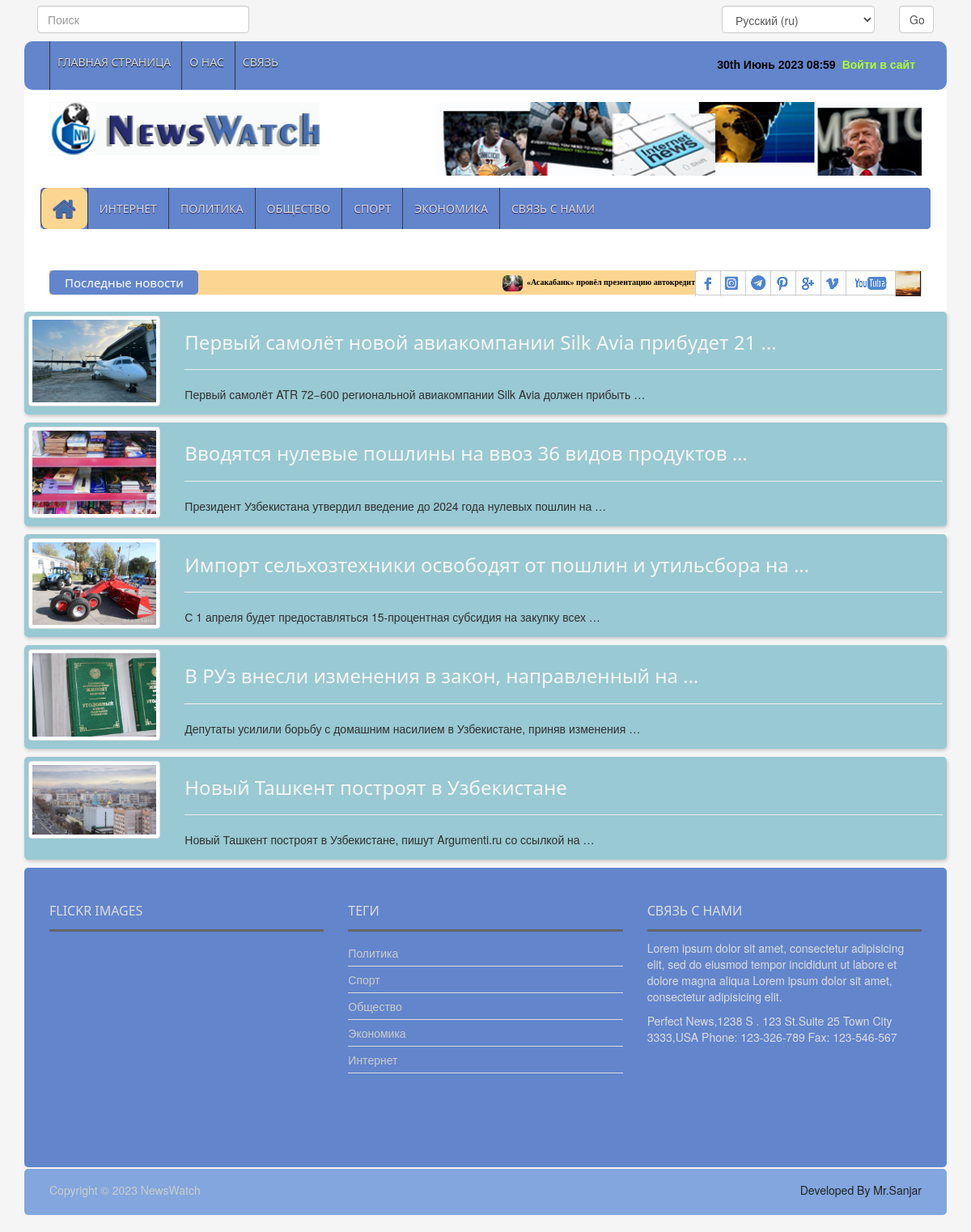
Page /ru/internet-news/ on the committed database.
### news_app/models.py (models this page shows, shortened)
class News(models.Model):
    class Status(models.TextChoices):
        Draft = "DF", "Draft"
        Published = "PB", "Published"
    title = models.CharField(max_length=200)
    slug = models.SlugField(max_length=200)
    body = models.TextField()
    image = models.ImageField(upload_to="news/images")
    category = models.ForeignKey(Category,
                                 on_delete=models.CASCADE)
    publish_time = models.DateTimeField(default=timezone.now)
    created_time = models.DateTimeField(auto_now_add=True)
    updated_time = models.DateTimeField(auto_now=True)
    status = models.CharField(max_length=2, choices=Status.choices,
                              default=Status.Draft)
    objects = models.Manager()
    published = PublishedManager()
    class Meta:
        ordering = ["-publish_time"]

class Category(models.Model):
    name = models.CharField(max_length=100)

### news_app/views.py (the view)
# urls.py: path('internet-news/', InternetNewsView.as_view(), name='internet_news_page'),
class InternetNewsView(ListView):
    model = News
    template_name = 'news/internet.html'
    context_object_name = 'internet_news'
    def get_queryset(self):
        news = self.model.published.all().filter(category__id=5)
        return news

### news_app/context_processor.py (called while the page is built)
def latest_news(request):
    latest_news = News.published.all().order_by('-publish_time')[:10]
    categories = Category.objects.all()
    context = {
        'latest_news': latest_news,
        'categories': categories
    }
    return context

### news_app/models.py (called while the page is built)
    def get_queryset(self):
        return super().get_queryset().filter(status=News.Status.Published)

### templates/news/internet.html (shortened to what this page needs)
{% extends 'news/base.html' %}
{% load static %}
{% load i18n %}
{% block content %}
    {% for internet in internet_news %}
        <a href="{% url 'news_detail_page' internet.slug %}">
            <div class="container">
                <div class="border_list_style">
                    <div class="row">
                        <div class="col-md-2 center-block">
                            <img class="img-thumbnail" src="{{ internet.image.url }}" style="width: 100%" alt="deteail-image">
                        </div>
                        <div class="col-md-10">
                                <h3>{{ internet.title| truncatewords:8 }}</h3><hr>
                                <p>{{ internet.body | truncatewords:10 }}</p>
                        </div>
                    </div>
                </div>
            </div>
        </a>
    {% endfor %}
{% endblock content%}

### templates/news/base.html (shortened to what this page needs)
{% load static %}
{% load i18n %}
<!DOCTYPE html>
<html lang="en">
<head>
    <link rel="stylesheet" type="text/css" href="{% static 'css/bootstrap.min.css' %}">
    <link rel="stylesheet" type="text/css" href="{% static 'css/font-awesome.min.css' %}">
    <link rel="stylesheet" type="text/css" href="{% static 'css/animate.css' %}">
    <link rel="stylesheet" type="text/css" href="{% static 'css/font.css' %}">
    <link rel="stylesheet" type="text/css" href="{% static 'css/li-scroller.css' %}">
    <link rel="stylesheet" type="text/css" href="{% static 'css/slick.css' %}">
    <link rel="stylesheet" type="text/css" href="{% static 'css/jquery.fancybox.css' %}">
    <link rel="stylesheet" type="text/css" href="{% static 'css/theme.css' %}">
    <link rel="stylesheet" type="text/css" href="{% static 'css/style.css' %}">
</head>
<body>
    <div class="container">
      <header id="header">
      <div class=" row" style="margin-bottom: 10px;">
            <div class="header_top" style="background-color: #f5f5f5">
                <div class="col-lg-3 col-md-3 col-sm-6 col-xs-6" style="padding-left: 0px">
                    <form method="get" action="{% url 'search_results' %}">
                                <input  type="search" name="q" placeholder="{% blocktrans %}Поиск{% endblocktrans %}" class="form-control" >
                            </form>
                </div>
                <div class="col-lg-3 col-md-3"></div>
                <div class="col-lg-3 col-md-3"></div>
                <div class="col-lg-3 col-md-3 col-sm-6 col-xs-6" style="padding-right: 0px">
                    <form action="{% url 'set_language' %}" method="post">{% csrf_token %}
                        <div class="row">
                            <div class="col-lg-9 col-md-8 col-sm-8 col-xs-8">
                                <select class="form-control" name="language">
                                    {% get_current_language as LANGUAGE_CODE %}
                                    {% get_available_languages as LANGUAGES %}
                                    {% get_language_info_list for LANGUAGES as languages %}
                                    {% for language in languages %}
                                        <option value="{{ language.code }}"{% if language.code == LANGUAGE_CODE %} selected{% endif %}>
                                            {{ language.name_local }} ({{ language.code }})
                                        </option>
                                    {% endfor %}
                                </select>
                            </div>
                            <div class="col-lg-3 col-md-4 col-sm-4 col-xs-4">
                                <input class="form-control" type="submit" value="Go" >
                            </div>
                        </div>
                    </form>
                </div>
            </div>
        </div>
<div class="row">
  <div class="col-lg-12 col-md-12 col-sm-12">
    <div class="header_top">
      <div class="header_top_left">
        <ul class="top_nav">
          <li><a href="{% url 'home_page' %}">{% blocktrans %}Главная страница{% endblocktrans %}</a></li>
          <li><a id="about" href="#">О нас</a></li>
          <li><a href="{% url 'contact_page' %}">{% blocktrans %}Связь{% endblocktrans %}</a></li>
        </ul>
              </div>
              <div class="header_top_right">
              {% if request.user.is_authenticated %}
                  <p class="my_profile">
                      <a href="{% url 'user_profile'%}" >{% blocktrans %}Мой профил{% endblocktrans %} </a>
                      <a href="{% url 'logout'%}">{% blocktrans %}Выйти{% endblocktrans %}</a>
                  </p>
              {% else %}
                  <p><a href="{% url 'login'%}" style="color: greenyellow; font-size: 14px ">{% blocktrans %}Войти в сайт{% endblocktrans %}</a></p>
              {% endif %}
              <p style="color: black; font-size: 14px">{% now "jS F Y H:i" %}</p>
              </div>
            </div>
          </div>
          <div class="col-lg-12 col-md-12 col-sm-12">
            <div class="header_bottom">
              <div class="logo_area"><a href="{% url 'home_page' %}" class="logo"><img src="{% static 'images/logo.jpg' %}" alt=""></a></div>
              <div class="add_banner"><a href="#"><img src="{% static 'images/addbanner_728x90_V1.jpg' %}" alt="addbaner"></a></div>
            </div>
          </div>
        </div>
      </header>
      <section id="navArea">
        <nav class="navbar navbar-inverse" role="navigation">
          <div class="row" style="background-color: #6285cc; margin: 0; border-radius: 5px">
             <div id="navbar" class="navbar-collapse collapse">
                    <ul class="nav navbar-nav main_nav">
                        <li class="active" ><a href="{% url 'home_page' %}"><span class="fa fa-home desktop-home"></span>
                            <span class="mobile-show">Главная страница</span></a></li>
                        <li><a href="{% url 'internet_news_page' %}">{% blocktrans %}Интернет{% endblocktrans %}</a></li>
                        <li><a href="{% url 'politic_news_page' %}">{% blocktrans %}Политика{% endblocktrans %}</a></li>
                        <li><a href="{% url 'local_news_page' %}">{% blocktrans %}Общество{% endblocktrans %}</a></li>
                        <li><a href="{% url 'sport_news_page' %}">{% blocktrans %}Спорт{% endblocktrans %}</a></li>
                        <li><a href="{% url 'economic_news_page' %}">{% blocktrans %}Экономика{% endblocktrans %}</a></li>
                        <li><a href="{% url 'contact_page' %}">{% blocktrans %}Связь с нами{% endblocktrans %}</a></li>
                    </ul>
                </div>
          </div>
        </nav>
      </section>
      <section id="newsSection">
        <div class="row">
          <div class="col-lg-12 col-md-12">
            <div class="latest_newsarea"> <span>{% blocktrans %}Последные новости{% endblocktrans %}</span>
              <ul id="ticker01" class="news_sticker list-group">
                  {% for news in latest_news %}
                    <li class="list-item"><a style="color: black" href="{% url 'news_detail_page' news.slug %}"><img class="img-rounded" src="{{ news.image.url }}" alt="">{{ news.title }}</a></li>
                  {% endfor %}
              </ul>
              <div class="social_area">
                <ul class="social_nav list-group">
                  <li class="facebook"><a href="https://www.facebook.com/sanjar.utkirovich?mibextid=ZbWKwL" target="_blank"></a></li>
                  <li class="twitter"><a href="https://www.instagram.com/__maxmudov/?fbclid=IwAR1j34PBpgmZa_ILZe4x4HN6QAI4V1A8puBlIlBeM-Vn23fjLdzUaa776_Q" target="_blank"></a></li>
                  <li class="flickr"><a href="https://t.me/cocksure" target="_blank"></a></li>
                  <li class="pinterest"><a href="https://www.pinterest.com/" target="_blank"></a></li>
                  <li class="googleplus"><a href="#"></a></li>
                  <li class="vimeo"><a href="#"></a></li>
                  <li class="youtube"><a href="#"></a></li>
                  <li class="mail"><a href="#"></a></li>
                </ul>
              </div>
            </div>
          </div>
        </div>
      </section>
    </div>
    {% block content %}
    {% endblock content %}
<div class="container">
    <footer id="footer">
        <div class="footer_top">
          <div class="row">
            <div class="col-lg-4 col-md-4 col-sm-4">
              <div class="footer_widget wow fadeInLeftBig">
                <h2>Flickr Images</h2>
              </div>
            </div>
            <div class="col-lg-4 col-md-4 col-sm-4">
              <div class="footer_widget wow fadeInDown">
                <h2>Теги</h2>
                <ul class="tag_nav">
                    {% for category in categories %}
                  <li><a href="#">{{ category.name }}</a></li>
                    {% endfor %}
                </ul>
              </div>
            </div>
            <div class="col-lg-4 col-md-4 col-sm-4">
              <div class="footer_widget wow fadeInRightBig">
                <h2>Связь с нами</h2>
                <p>Lorem ipsum dolor sit amet, consectetur adipisicing elit, sed do eiusmod tempor incididunt ut labore et dolore magna aliqua Lorem ipsum dolor sit amet, consectetur adipisicing elit.</p>
                <address>
                Perfect News,1238 S . 123 St.Suite 25 Town City 3333,USA Phone: 123-326-789 Fax: 123-546-567
                </address>
              </div>
            </div>
          </div>
        </div>
<div class="footer_bottom">
  <p class="copyright">Copyright &copy; 2023 <a href="{% url 'home_page' %}">NewsWatch</a></p>
  <p class="developer">Developed By Mr.Sanjar</p>
</div>
</footer>
</div>
</body>
</html>

### static/css/li-scroller.css (style rules this page uses)
ul.newsticker { position:relative; left:750px; font:bold 10px Verdana; list-style-type:none; margin:0; padding:0 }
ul.newsticker li { float:left; margin:0; padding:0 }
ul.newsticker a { white-space:nowrap; padding:0; color:#fff; margin:0 50px 0 0 }
ul.newsticker a > img { height:20px; margin-right:5px; width:25px }

### static/css/theme.css (style rules this page uses)
.latest_newsarea span { background:none repeat scroll 0 0 }

### rows in the picture
News: image (picture), title "«Асакабанк» провёл презентацию автокредитов на обновлённых условиях"
News: image (picture), title "Первый самолёт новой авиакомпании Silk Avia прибудет 21 …", body "Первый самолёт ATR 72−600 региональной авиакомпании Silk Avia должен прибыть …"
News: image (picture), title "Вводятся нулевые пошлины на ввоз 36 видов продуктов …", body "Президент Узбекистана утвердил введение до 2024 года нулевых пошлин на …"
News: image (picture), title "Импорт сельхозтехники освободят от пошлин и утильсбора на …", body "С 1 апреля будет предоставляться 15-процентная субсидия на закупку всех …"
News: image (picture), title "В РУз внесли изменения в закон, направленный на …", body "Депутаты усилили борьбу с домашним насилием в Узбекистане, приняв изменения …"
News: image (picture), title "Новый Ташкент построят в Узбекистане", body "Новый Ташкент построят в Узбекистане, пишут Argumenti.ru со ссылкой на …"
Category: name "Политика"
Category: name "Спорт"
Category: name "Общество"
Category: name "Экономика"
Category: name "Интернет"

### other values in the picture
form field language "Русский (ru)"
